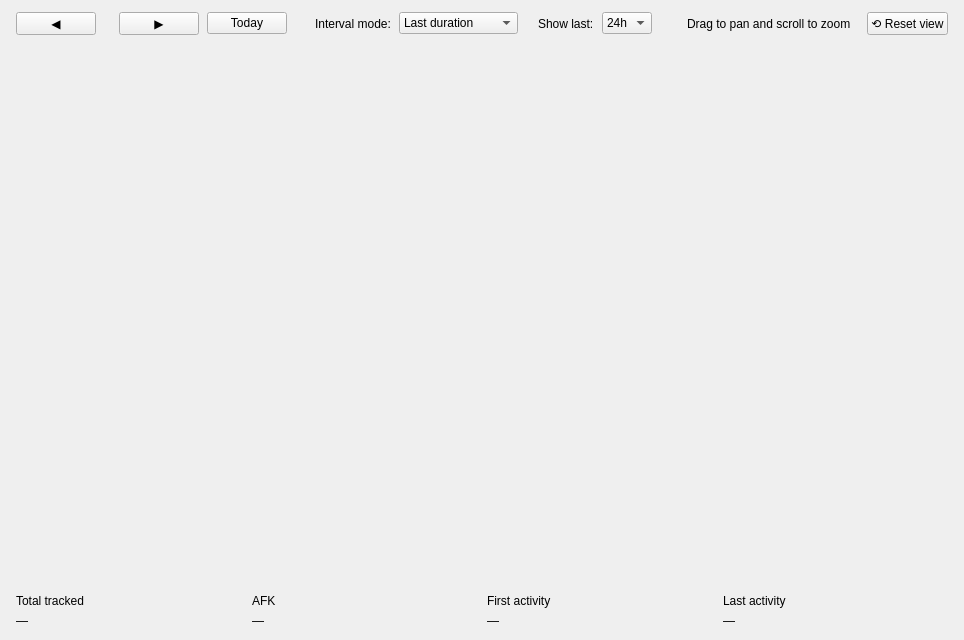
<?xml version="1.0" encoding="UTF-8"?>
<!-- timelinepage.ui —— 时间线页布局（Qt Designer）
     与 TimelinePage::buildUi() 的静态结构一一对应。注意：
     1. 控件名直接取主题 QSS 的 objectName 角色（NavArrow/ToolBtn/ToolbarLabel/StatCard/StatLabel/StatValue）；
     2. awqtui::TimelineWidget 经 customwidget 声明嵌入（标准 QWidget* 构造），
        setLaneHeight / setTimeRange 在运行时处理；
     3. 工具栏固定间隔用 Fixed spacer 还原 addSpacing(20/12/8) -->
<ui version="4.0">
 <class>TimelinePage</class>
 <widget class="QWidget" name="TimelinePage">
  <property name="geometry">
   <rect>
    <x>0</x>
    <y>0</y>
    <width>960</width>
    <height>640</height>
   </rect>
  </property>
  <layout class="QVBoxLayout" name="rootLayout" stretch="0,1,0">
   <property name="leftMargin">
    <number>16</number>
   </property>
   <property name="topMargin">
    <number>12</number>
   </property>
   <property name="rightMargin">
    <number>16</number>
   </property>
   <property name="bottomMargin">
    <number>12</number>
   </property>
   <property name="spacing">
    <number>10</number>
   </property>
   <item>
    <layout class="QHBoxLayout" name="toolbar">
     <property name="spacing">
      <number>8</number>
     </property>
     <item>
      <widget class="QPushButton" name="prevBtn">
       <property name="text">
        <string>◀</string>
       </property>
      </widget>
     </item>
     <item>
      <widget class="QLabel" name="dateLabel"/>
     </item>
     <item>
      <widget class="QPushButton" name="nextBtn">
       <property name="text">
        <string>▶</string>
       </property>
      </widget>
     </item>
     <item>
      <widget class="QPushButton" name="todayBtn">
       <property name="text">
        <string>Today</string>
       </property>
      </widget>
     </item>
     <item>
      <spacer name="gap1">
       <property name="orientation">
        <enum>Qt::Horizontal</enum>
       </property>
       <property name="sizeType">
        <enum>QSizePolicy::Fixed</enum>
       </property>
       <property name="sizeHint" stdset="0">
        <size>
         <width>20</width>
         <height>1</height>
        </size>
       </property>
      </spacer>
     </item>
     <item>
      <widget class="QLabel" name="intervalLabel">
       <property name="text">
        <string>Interval mode:</string>
       </property>
      </widget>
     </item>
     <item>
      <widget class="QComboBox" name="intervalCombo">
       <item>
        <property name="text">
         <string>Last duration</string>
        </property>
       </item>
       <item>
        <property name="text">
         <string>Merged duration</string>
        </property>
       </item>
       <item>
        <property name="text">
         <string>First event</string>
        </property>
       </item>
      </widget>
     </item>
     <item>
      <spacer name="gap2">
       <property name="orientation">
        <enum>Qt::Horizontal</enum>
       </property>
       <property name="sizeType">
        <enum>QSizePolicy::Fixed</enum>
       </property>
       <property name="sizeHint" stdset="0">
        <size>
         <width>12</width>
         <height>1</height>
        </size>
       </property>
      </spacer>
     </item>
     <item>
      <widget class="QLabel" name="showLabel">
       <property name="text">
        <string>Show last:</string>
       </property>
      </widget>
     </item>
     <item>
      <widget class="QComboBox" name="showLastCombo">
       <item>
        <property name="text">
         <string>24h</string>
        </property>
       </item>
       <item>
        <property name="text">
         <string>12h</string>
        </property>
       </item>
       <item>
        <property name="text">
         <string>6h</string>
        </property>
       </item>
       <item>
        <property name="text">
         <string>48h</string>
        </property>
       </item>
       <item>
        <property name="text">
         <string>7d</string>
        </property>
       </item>
      </widget>
     </item>
     <item>
      <spacer name="gap3">
       <property name="orientation">
        <enum>Qt::Horizontal</enum>
       </property>
       <property name="sizeType">
        <enum>QSizePolicy::Fixed</enum>
       </property>
       <property name="sizeHint" stdset="0">
        <size>
         <width>12</width>
         <height>1</height>
        </size>
       </property>
      </spacer>
     </item>
     <item>
      <widget class="QLabel" name="eventsLabel"/>
     </item>
     <item>
      <spacer name="toolbarStretch">
       <property name="orientation">
        <enum>Qt::Horizontal</enum>
       </property>
       <property name="sizeHint" stdset="0">
        <size>
         <width>40</width>
         <height>20</height>
        </size>
       </property>
      </spacer>
     </item>
     <item>
      <widget class="QLabel" name="hintLabel">
       <property name="text">
        <string>Drag to pan and scroll to zoom</string>
       </property>
      </widget>
     </item>
     <item>
      <spacer name="gap4">
       <property name="orientation">
        <enum>Qt::Horizontal</enum>
       </property>
       <property name="sizeType">
        <enum>QSizePolicy::Fixed</enum>
       </property>
       <property name="sizeHint" stdset="0">
        <size>
         <width>8</width>
         <height>1</height>
        </size>
       </property>
      </spacer>
     </item>
     <item>
      <widget class="QPushButton" name="resetBtn">
       <property name="text">
        <string>⟲ Reset view</string>
       </property>
      </widget>
     </item>
    </layout>
   </item>
   <item>
    <widget class="awqtui::TimelineWidget" name="timeline"/>
   </item>
   <item>
    <layout class="QHBoxLayout" name="statsRow" stretch="1,1,1,1">
     <property name="spacing">
      <number>10</number>
     </property>
     <item>
      <widget class="QFrame" name="StatCard">
       <layout class="QVBoxLayout" name="totalLay">
        <property name="leftMargin">
         <number>0</number>
        </property>
        <property name="topMargin">
         <number>0</number>
        </property>
        <property name="rightMargin">
         <number>0</number>
        </property>
        <property name="bottomMargin">
         <number>0</number>
        </property>
        <item>
         <widget class="QLabel" name="StatLabel">
          <property name="text">
           <string>Total tracked</string>
          </property>
         </widget>
        </item>
        <item>
         <widget class="QLabel" name="totalTracked">
          <property name="text">
           <string>—</string>
          </property>
         </widget>
        </item>
       </layout>
      </widget>
     </item>
     <item>
      <widget class="QFrame" name="afkCard">
       <layout class="QVBoxLayout" name="afkLay">
        <property name="leftMargin">
         <number>0</number>
        </property>
        <property name="topMargin">
         <number>0</number>
        </property>
        <property name="rightMargin">
         <number>0</number>
        </property>
        <property name="bottomMargin">
         <number>0</number>
        </property>
        <item>
         <widget class="QLabel" name="afkLabel">
          <property name="text">
           <string>AFK</string>
          </property>
         </widget>
        </item>
        <item>
         <widget class="QLabel" name="afkTime">
          <property name="text">
           <string>—</string>
          </property>
         </widget>
        </item>
       </layout>
      </widget>
     </item>
     <item>
      <widget class="QFrame" name="firstCard">
       <layout class="QVBoxLayout" name="firstLay">
        <property name="leftMargin">
         <number>0</number>
        </property>
        <property name="topMargin">
         <number>0</number>
        </property>
        <property name="rightMargin">
         <number>0</number>
        </property>
        <property name="bottomMargin">
         <number>0</number>
        </property>
        <item>
         <widget class="QLabel" name="firstLabel">
          <property name="text">
           <string>First activity</string>
          </property>
         </widget>
        </item>
        <item>
         <widget class="QLabel" name="firstActivity">
          <property name="text">
           <string>—</string>
          </property>
         </widget>
        </item>
       </layout>
      </widget>
     </item>
     <item>
      <widget class="QFrame" name="lastCard">
       <layout class="QVBoxLayout" name="lastLay">
        <property name="leftMargin">
         <number>0</number>
        </property>
        <property name="topMargin">
         <number>0</number>
        </property>
        <property name="rightMargin">
         <number>0</number>
        </property>
        <property name="bottomMargin">
         <number>0</number>
        </property>
        <item>
         <widget class="QLabel" name="lastLabel">
          <property name="text">
           <string>Last activity</string>
          </property>
         </widget>
        </item>
        <item>
         <widget class="QLabel" name="lastActivity">
          <property name="text">
           <string>—</string>
          </property>
         </widget>
        </item>
       </layout>
      </widget>
     </item>
    </layout>
   </item>
  </layout>
 </widget>
 <customwidgets>
  <customwidget>
   <class>awqtui::TimelineWidget</class>
   <extends>QWidget</extends>
   <header>timelinewidget.h</header>
  </customwidget>
 </customwidgets>
 <resources/>
 <connections/>
</ui>
